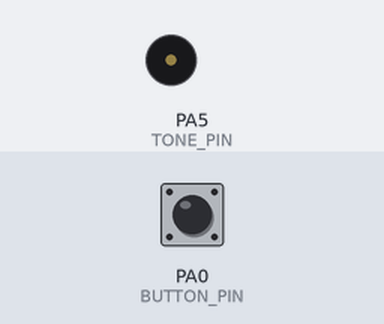
A sketch run on a simulated STM32 Blue Pill. Shown: buzzer (waves = sounding). Inputs (shaded band) come from the test bench; at power-on: PA0 (BUTTON_PIN) HIGH.

Above: at 1.2 s.
1.3 s: PA0 (BUTTON_PIN) pulled LOW for 1 s
At 3.3 s:
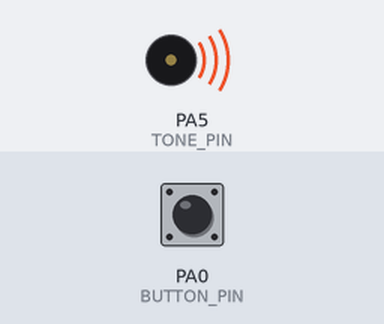
Timing chart, 0 to 10.3 s (numbered marks = the images above; inputs shaded):
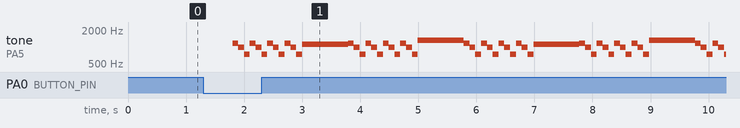

The sketch:

Arduino_MusicBox.ino
```cpp
#include <JC_Button.h>

#include "Note.h"

#define TONE_PIN PA5
#define BUTTON_PIN PA0

Button btn(BUTTON_PIN);

void setup()
{
	pinMode(TONE_PIN, OUTPUT_OPEN_DRAIN);
	digitalWrite(TONE_PIN, HIGH);
}

int sel = -1;
void loop()
{
	btn.read();
	if (btn.pressedFor(500))
	{
		switch (sel)
		{
		case 1:
			Play(suimu);
			break;
		case 2:
			Play(mahou);
			break;
		default:
			Play(unOwen);
			break;
		}
		btn.read();
	}
	else if (btn.wasReleased())
	{
		sel = (sel + 1) % 3;
		for (int i = sel + 1; i > 0; i--)
		{
			tone(TONE_PIN, 2048, 100);
			delay(150);
		}
	}
}

#define DELAY_TIME 5
void Play(const Node* ptrNode)
{
	uint8_t tempoTime = 150, repeatTimes;
	const Node* repeatPos;
	int8_t scaleOffset = 0; // 移調變數
	for (; ptrNode->tempo != END ; ptrNode++)
	{
		switch (ptrNode->scale)
		{
		case SET_TEMPO_TIME: // 設定16分音符節拍時間
			tempoTime = ptrNode->tempo;
			continue;
		case SET_SCALE_OFFSET: // 設定移調
			scaleOffset = ptrNode->tempo;
			continue;
		case SET_REPERT_POS: // 設置反覆起點, 反覆次數
			repeatPos = ptrNode;
			repeatTimes =  ptrNode->tempo;
			continue;
		case REPERT: // 反覆終點
			if (repeatTimes--) // 反覆次數0前跳回反覆起點
				ptrNode = repeatPos;
			continue;
		case RES: // 休止符
			break;
		default: // 普通音符
			tone(TONE_PIN, FreqTable[(int8_t)ptrNode->scale + (int8_t)scaleOffset]);
			break;
		}
		for (uint8_t tempo = ptrNode->tempo - 1; tempo > 0; tempo--) // (延遲節拍長度-1) *  節拍時間
			delay(tempoTime);
		delay(tempoTime - DELAY_TIME); // 保留DELAYTIME ms作為節拍間隔
		noTone(TONE_PIN);
		delay(DELAY_TIME); // 節拍間隔
	}
}
```

Note.h
```cpp
#pragma once

#define DO0   0
#define DO0_  1
#define RE0   2
#define RE0_  3
#define MI0   4
#define FA0   5
#define FA0_  6
#define SO0   7
#define SO0_  8
#define LA0   9
#define LA0_ 10
#define SI0  11
#define DO1  12
#define DO1_ 13
#define RE1  14
#define RE1_ 15
#define MI1  16
#define FA1  17
#define FA1_ 18
#define SO1  19
#define SO1_ 20
#define LA1  21
#define LA1_ 22
#define SI1  23
#define DO2  24
#define DO2_ 25
#define RE2  26
#define RE2_ 27
#define MI2  28
#define FA2  29
#define FA2_ 30
#define SO2  31
#define SO2_ 32
#define LA2  33
#define LA2_ 34
#define SI2  35
#define DO3  36
#define DO3_ 37
#define RE3  38
#define RE3_ 39
#define MI3  40
#define FA3  41
#define FA3_ 42
#define SO3  43
#define SO3_ 44
#define LA3  45
#define LA3_ 46
#define SI3  47
#define DO4  48
#define DO4_ 49
#define RE4  50
#define RE4_ 51
#define MI4  52
#define FA4  53
#define FA4_ 54
#define SO4  55
#define SO4_ 56
#define LA4  57
#define LA4_ 58
#define SI4  59
#define DO5  60
#define DO5_ 61
#define RE5  62
#define RE5_ 63
#define MI5  64
#define FA5  65
#define FA5_ 66
#define SO5  67
#define SO5_ 68
#define LA5  69
#define LA5_ 70
#define SI5  71
#define DO6  72
#define DO6_ 73
#define RE6  74
#define RE6_ 75
#define MI6  76
#define FA6  77
#define FA6_ 78
#define SO6  79
#define SO6_ 80
#define LA6  81
#define LA6_ 82
#define SI6  83
#define DO7  84
#define DO7_ 85
#define RE7  86
#define RE7_ 87
#define MI7  88
#define FA7  89
#define FA7_ 90
#define SO7  91
#define SO7_ 92
#define LA7  93
#define LA7_ 94
#define SI7  95
#define DO8  96
#define DO8_ 97
#define RE8  98
#define RE8_ 99

#define RES 0xFF
#define END 0xFE
#define SET_TEMPO_TIME 0xFD
#define SET_SCALE_OFFSET 0xFC
#define SET_REPERT_POS 0xFB
#define REPERT 0xFA

const uint16_t FreqTable[] = {
	16, 17, 18, 19, 21, 22, 23, 25, 26, 28, 29, 31,
	33, 35, 37, 39, 41, 44, 46, 49, 52, 55, 58, 62,
	65, 69, 73, 78, 82, 87, 93, 98, 104, 110, 117, 123,
	131, 139, 147, 156, 165, 175, 185, 196, 208, 220, 233, 247,
	262, 277, 294, 311, 330, 349, 370, 392, 415, 440, 466, 494,
	523, 554, 587, 622, 659, 698, 740, 784, 831, 880, 932, 988,
	1047, 1109, 1175, 1245, 1319, 1397, 1480, 1568, 1661, 1760, 1865, 1976,
	2093, 2217, 2349, 2489, 2637, 2794, 2960, 3136, 3322, 3520, 3729, 3951,
	4186, 4435, 4699, 4978
};

typedef struct _note
{
	uint8_t scale;
	uint8_t tempo;
} Node;

const Node unOwen[] = // U.N.オーエンは彼女なのか？
{
	{ SET_TEMPO_TIME, 100 }, { SET_SCALE_OFFSET, 0 }, { SET_REPERT_POS, 3 },
	{ RE6, 1 }, { SI5, 1 }, { FA5_, 1 }, { RE6, 1 }, { SI5, 1 }, { FA5_, 1 }, { RE6, 1 }, { SI5, 1}, { FA5_, 1 },
	{ RE6, 1 }, { SI5, 1 }, { FA5_, 1 }, { SET_TEMPO_TIME, 66 }, { DO6_, 4 }, { DO6_, 4 }, { DO6_, 4 }, { SET_TEMPO_TIME, 100 },
	{ RE6, 1 }, { SI5, 1 }, { FA5_, 1 }, { RE6, 1 }, { SI5, 1 }, { FA5_, 1 }, { RE6, 1 }, { SI5, 1 }, { FA5_, 1 },
	{ RE6, 1 }, { SI5, 1 }, { FA5_, 1 }, { SET_TEMPO_TIME, 66 }, { MI6, 4 }, { MI6, 4 }, { MI6, 4 }, { SET_TEMPO_TIME, 100 },
	{ REPERT, 0 },

	{ RE6, 8 }, { DO6_, 8 }, { FA6, 8 }, { MI6, 8 }, { RES, 2 }, { RE6, 2 }, { RES, 2 }, { RE6, 2 }, { RES, 2 }, { DO6_, 2 },
	{ RES, 2 }, { DO6_, 2 }, { RES, 2 }, { FA6, 2 }, { RES, 2 }, { FA6, 2 }, { RES, 2 }, { MI6, 2 }, { RES, 2 }, { MI6, 2 },
	{ RES, 2 }, { RE6, 2 }, { RES, 2 }, { RE6, 2 }, { RES, 2 }, { DO6_, 2 }, { RES, 2 }, { DO6_, 2 }, { RES, 2 }, { FA6, 2 },
	{ RES, 2 }, { FA6, 2 }, { RES, 2 }, { MI6, 2 }, { RES, 2 }, { MI6, 2 },

	{ FA6_, 4 }, { RE6, 4 }, { FA6, 4 }, { DO6_, 4 }, { SO6_, 4 }, { FA6, 4 }, { MI6, 4 }, { SO6, 4 }, { FA6_, 4 },
	{ RE6, 4 }, { FA6, 4 }, { DO6_, 4 }, { SO6_, 4 }, { FA6, 4 }, { MI6, 8 }, { FA6_, 4 }, { RE6, 4 }, { FA6, 4 },
	{ DO6_, 4 }, { SO6_, 4 }, { FA6, 4 }, { MI6, 4 }, { SO6, 4 }, { FA6_, 4 }, { RE6, 4 }, { FA6, 4 }, { DO6_, 4 },
	{ SO6_, 4 }, { FA6, 4 }, { MI6, 8 },

	{ SET_REPERT_POS, 1 },
	{ SI5, 4 }, { FA6_, 4}, { DO6_, 4}, { FA6_, 4}, { RE6, 4 }, { MI6, 2 }, { FA6_, 2 }, { MI6, 4 }, { LA6, 4 },
	{ SI6, 2 }, { FA6_, 2 }, { DO7_, 2 }, { RE7, 2 }, { DO7_, 2 }, { RE7, 1 }, { DO7_, 1 }, { SI6, 2 }, { LA6, 2 },
	{ FA6_, 2 }, { LA6, 2 }, { MI6, 2 }, { FA6_, 2 }, { RE6,  8 },
	{ SI5, 4 }, { FA6_, 4}, { DO6_, 4 }, { FA6_, 4 }, { RE6, 4 }, { MI6, 2 }, { FA6_, 2 }, { MI6, 4 }, { LA6, 4 },
	{ SI6, 2 }, { FA6_, 2 }, { DO7_, 2 }, { RE7, 2 }, { DO7_, 2 }, { RE7, 1 }, { DO7_, 1 }, { SI6, 2 }, { LA6, 2 }, { SI6, 16 },
	{ REPERT, 0 },

	{ SET_TEMPO_TIME, 66 },
	{ SET_REPERT_POS, 7 }, { LA6_, 2 }, { FA6, 2 }, { DO6_, 2 }, { REPERT, 0 },
	{ SET_REPERT_POS, 9 }, { LA6_, 2 }, { FA6, 2 }, { RE6, 2 }, { REPERT, 0 }, { LA6_, 2 }, { FA6, 2 }, { DO6, 2}, { LA6_, 2 }, { FA6, 2 }, { DO6, 2 },

	{ SET_TEMPO_TIME, 100 }, { FA6, 4}, { SET_TEMPO_TIME, 66 }, { MI6, 2 }, { FA6, 2 }, { SO6, 2 }, { SET_TEMPO_TIME, 100 }, { RE6, 6 },
	{ LA5, 1 }, { DO6, 1 },  { RE6, 2 }, { LA5, 2 },  { RE6, 2 }, { LA5, 2 }, { MI6, 2 }, { DO6, 2 }, { MI6, 2 }, { DO6, 2 },
	{ FA6, 4 }, { SET_TEMPO_TIME, 66 }, { MI6, 2 }, { FA6, 2 }, { SO6, 2 }, { SET_TEMPO_TIME, 100 }, { LA6, 6 }, { FA6, 1 }, { SO6, 1},
	{ SET_TEMPO_TIME, 66 },  { LA6_, 2 }, { FA6, 2 }, { RE6, 2 }, { LA6_, 2 }, { FA6, 2 }, { RE6, 2 }, { LA6_, 2 }, { FA6, 2 }, { DO6, 2 }, { LA6_, 2 }, { FA6, 2 }, { DO6, 2 },
	{ SET_TEMPO_TIME, 100 }, { FA6, 4}, { SET_TEMPO_TIME, 66 }, { MI6, 2 }, { FA6, 2 }, { SO6, 2 }, { SET_TEMPO_TIME, 100 }, { RE6, 6 },
	{ LA5, 1 }, { DO6, 1 },  { RE6, 2 }, { LA5, 2 },  { RE6, 2 }, { LA5, 2 }, { MI6, 2 }, { DO6, 2 }, { MI6, 2 }, { DO6, 2 },
	{ FA6, 2 }, { DO6_, 2 }, { FA6, 2 }, { DO6_, 2 }, { SET_TEMPO_TIME, 66 }, { LA6, 4 }, { LA6, 4 }, { LA6, 4 }, { SET_TEMPO_TIME, 100 },


	{ SET_REPERT_POS, 1 }, { RE5, 8 }, { DO5_, 8 }, { FA5, 8 }, { MI5, 8}, { REPERT, 0 },

	{ FA6_, 4 }, { RE6, 4 }, { FA6, 4 }, { DO6_, 4 }, { SO6_, 4 }, { FA6, 4 }, { MI6, 4 }, { SO6, 4 }, { FA6_, 4 }, { RE6, 4 },
	{ FA6, 4 }, { DO6_, 4 }, { SO6_, 4 }, { FA6, 4 }, { MI6, 8 }, { FA6_, 4 }, { RE6, 4 }, { FA6, 4 }, { DO6_, 4 }, { SO6_, 4 },
	{ FA6, 4 }, { MI6, 4 }, { SO6, 4 }, { FA6_, 4 }, { RE6, 4 }, { FA6, 4 }, { DO6_, 4 }, { SO6_, 4 }, { FA6, 4 }, { MI6, 8 },
	{ RES, 8 },
	{ SI5, 4 }, { FA6_, 4 }, { DO6_, 4 }, { FA6_, 4 }, { RE6, 4 }, { MI6, 2 }, { FA6_, 2 }, { MI6, 4 }, { LA6, 4 }, { SI6, 2 },{ FA6_, 2 },
	{ DO7_, 2 }, { RE7, 2 }, { DO7_, 2 }, { RE7, 1 }, { DO7_, 1 }, { SI6, 2 }, { LA6, 2 }, { FA6_, 2 }, { LA6, 2 }, { MI6, 2 }, { FA6_, 2 }, { RE6,  8 },
	{ SI5, 4 }, { FA6_, 4 }, { DO6_, 4 }, { FA6_, 4 }, { RE6, 4 }, { MI6, 2 }, { FA6_, 2 }, { MI6, 4 }, { LA6, 4 }, { SI6, 2 }, { FA6_, 2 },
	{ DO7_, 2 }, { RE7, 2 }, { DO7_, 2}, { RE7, 1}, { DO7_, 1}, { SI6, 2 }, { LA6, 2 }, { SI6, 16 },
	{ SI5, 4 }, { FA6_, 4 }, { DO6_, 4 }, { FA6_, 4 }, { RE6, 4 }, { MI6, 2 }, { FA6_, 2 }, { MI6, 4 }, { LA6, 4 }, { SI6, 2 },{ FA6_, 2 },
	{ DO7_, 2 }, { RE7, 2 }, { DO7_, 2 }, { RE7, 1 }, { DO7_, 1 }, { SI6, 2 }, { LA6, 2 }, { FA6_, 2 }, { LA6, 2 }, { MI6, 2 }, { FA6_, 2 }, { RE6,  8 },
	{ SI5, 4 }, { FA6_, 4 }, { DO6_, 4 }, { FA6_, 4 }, { RE6, 4 }, { MI6, 2 }, { FA6_, 2 }, { MI6, 4 }, { LA6, 4 }, { SI6, 2 }, { FA6_, 2 },
	{ DO7_, 2 }, { RE7, 2 }, { DO7_, 2}, { RE7, 1}, { DO7_, 1}, { SI6, 2 }, { LA6, 2 }, { SI6, 32 },
	{ END, END }
};

const Node suimu[] = // 萃夢想
{
	{ SET_TEMPO_TIME, 150 }, { SET_SCALE_OFFSET, (uint8_t)-1 },
	{ MI6, 2 }, { FA6_, 2 }, { LA6, 2 }, { SI6, 2 }, { FA6_, 2 }, { MI6, 2 }, { FA6_, 2 }, { SI5, 2 }, { RE6, 2 }, { MI6, 2 },
	{ DO6_, 2 }, { RE6, 2 }, { DO6_, 2 }, { LA5, 2 }, { SI5, 2 }, { FA5_, 2 }, { RE6, 2 }, { MI6, 2}, { FA6_, 4 }, { SI5, 2 },
	{ FA6_, 2 }, { SET_TEMPO_TIME, 188 }, { MI6, 2 }, { RE6, 2 }, { SET_TEMPO_TIME, 250 }, { DO6_, 4 }, { SET_TEMPO_TIME, 125 }, { SI5, 32 },

	{ SI4, 3 }, { SI4, 1 }, { SI4, 2 }, { LA4, 2 }, { SI4, 3 }, { SI4, 1 }, { SI4, 2 }, { LA4, 2 }, { SI4, 3 }, { SI4, 1 }, { SI4, 2 }, { LA4, 2 }, { SI4, 6 },

	{ SI5, 2 }, { DO6_, 2 }, { RE6, 6 }, { FA6_, 2 }, { MI6, 2 }, { RE6, 2 }, { DO6_, 2 }, { MI6, 2 }, { SI5, 6 }, { DO6_, 2 },
	{ RE6, 6 }, { SI5, 2 }, { MI6, 6 }, { RE6, 2 }, { MI6, 2 }, { MI6, 1}, { RE6, 1 }, { MI6, 2 }, { FA6_, 2 }, { FA6_, 6 }, { MI6, 2 }, { FA6_, 4 },
	{ SI5, 2 }, { DO6_, 2 }, { RE6, 6 }, { FA6_, 2 }, { MI6, 2 }, { RE6, 2 }, { MI6, 2 }, { FA6_, 2 }, { LA6, 6 }, { SI6, 2 },
	{ RE6, 6 }, { SI5, 2 }, { DO6_, 6 }, { SI5, 2 }, { DO6_, 2 }, { RE6, 2 }, { MI6, 2 }, { DO6_, 2 }, { DO6_, 6 }, { RE6, 1 }, { DO6_, 1 }, { SI5, 4 },

	{ SET_TEMPO_TIME, 125 },
	{ MI6, 2 }, { FA6_, 2 }, { LA6, 2 }, { SI6, 2 }, { FA6_, 2 }, { MI6, 2 }, { FA6_, 4 }, { RE6, 2 }, { MI6, 2 }, { DO6_, 2 }, { RE6, 2 }, { DO6_, 2 }, { LA5, 2 }, { SI5, 4 },
	{ FA5_, 2 }, { LA5, 2 }, { SI5, 2 }, { RE6, 2 }, { MI6, 2 }, { RE6, 2 }, { MI6, 4 }, { MI6, 2 }, { RE6, 2 }, { MI6, 2 }, { LA6, 2 }, { FA6_, 8 },
	{ FA6_, 2 }, { LA6, 2 }, { SI6, 4 }, { RE7, 2 }, { SI6, 2 }, { MI7, 6 }, { RE6, 2 }, { MI6, 2 }, { FA6_, 2 }, { MI6, 2 }, { RE6, 2 }, { SI5, 4 },
	{ SI5, 2 }, { LA5, 2 }, { SI5, 6 }, { RE6, 2 }, { MI6, 2 }, { RE6, 2 }, { MI6, 2 }, { FA6_, 2 }, { SI5, 12 },
	{ MI6, 2 }, { FA6_, 2 }, { LA6, 2 }, { SI6, 2 }, { FA6_, 2 }, { MI6, 2 }, { FA6_, 4 }, { RE6, 2 }, { MI6, 2 }, { DO6_, 2 }, { RE6, 2 }, { DO6_, 2 }, { FA6_, 1 }, { LA6, 1 }, { SI7, 4 },
	{ FA5_, 2 }, { LA5, 2 }, { SI5, 2 }, { RE6, 2 }, { MI6, 2 }, { RE6, 2 }, { DO6_, 1 }, { RE6, 1 }, { DO6_, 1 }, { RE6, 1 }, { MI6, 2 }, { RE6, 2 }, { MI6, 2 }, { LA6, 2 }, { FA6_, 8 },
	{ FA6_, 2 }, { LA6, 2 }, { SI6, 4 }, { LA6, 2 }, { SI6, 2 }, { MI6, 6 }, { RE6, 2 }, { MI6, 2 }, { FA6_, 2 }, { MI6, 2 }, { RE6, 2 }, { SI5, 4 },
	{ SI5, 2 }, { LA5, 2 }, { SI5, 6 }, { FA5_, 2 }, { LA5, 2 }, { SI5, 4 }, { MI6, 2 }, { FA6_, 2 },

	{ SET_TEMPO_TIME, 163 },
	{ SI5, 2 }, { RE6, 2 }, { FA6_, 2 }, { RE6, 2 }, { SI6, 2 }, { RE6, 2 }, { MI6, 2 }, { FA6_, 2 }, { LA6, 2 }, { SI6, 2 }, { FA6_, 2 }, { MI6, 2 }, { FA6_, 2 },
	{ SI5, 2 }, { RE6, 2 }, { MI6, 2 }, { DO6_, 2 }, { RE6, 2 }, { DO6_, 2 }, { LA5, 2 }, { SI5, 4 }, { RE6, 2 }, { MI6, 2 },

	{ SET_TEMPO_TIME, 188 },
	{ FA6_, 4 }, { SI5, 2 }, { FA6_, 2 }, { MI6, 2 }, { RE6, 2 }, { DO6_, 20 },

	{ SET_TEMPO_TIME, 125 },
	{ SI5, 16 }, { SI5, 1 }, { RE6, 1 }, { SI5, 1 }, { RE6, 1 }, { SI5, 1 }, { RE6, 1 }, { MI6, 2 }, { FA6_, 2 }, { SI6, 24 },

	{ SET_TEMPO_TIME, 150 },
	{ SI6, 1 }, { LA6, 1 }, { FA6_, 1 }, { MI6, 1 }, { FA6_, 1 }, { MI6, 1 }, { RE6, 1 }, { DO6_, 1 }, { SI5, 4 }, { SI4, 4 },
	{ END, END}
};

const Node mahou[] =  // 魔法少女達の百年祭
{
	{ SET_TEMPO_TIME, 100 },
	{ RE7, 2 }, { LA6, 2 }, { DO7, 2 }, { SO6, 2 }, { LA6, 2 }, { FA6, 2 }, { SO6, 2 }, { MI6, 2 }, { FA6, 2 }, { RE6, 2 }, { MI6, 2 }, { DO6, 2 },
	{ RE6, 2 }, { LA5, 2 }, { DO6, 2 }, { SO5, 2 }, { RE7, 2 }, { LA6, 2 }, { DO7, 2 }, { SO6, 2 }, { LA6, 2 }, { FA6, 2 }, { SO6, 2 }, { MI6, 2 },
	{ FA6, 2 }, { RE6, 2 }, { MI6, 2 }, { DO6, 2 }, { RE6, 2 }, { LA5, 2 }, { DO6, 2 }, { SO5, 2 },
	{ LA5, 6 }, { FA6, 16 }, { DO7, 6 }, { LA6_/**/, 4 }, { LA6, 32 },
	{ END, END }
};
```

Measured:
- after the input at 1.3 s, tone on PA5 (TONE_PIN): plays 1175 Hz for 0.10 s, 988 Hz for 0.10 s, 740 Hz for 0.10 s, 1175 Hz for 0.10 s, 988 Hz for 0.10 s, 740 Hz for 0.10 s … (58 notes in this stretch), starting after 0.50 s
